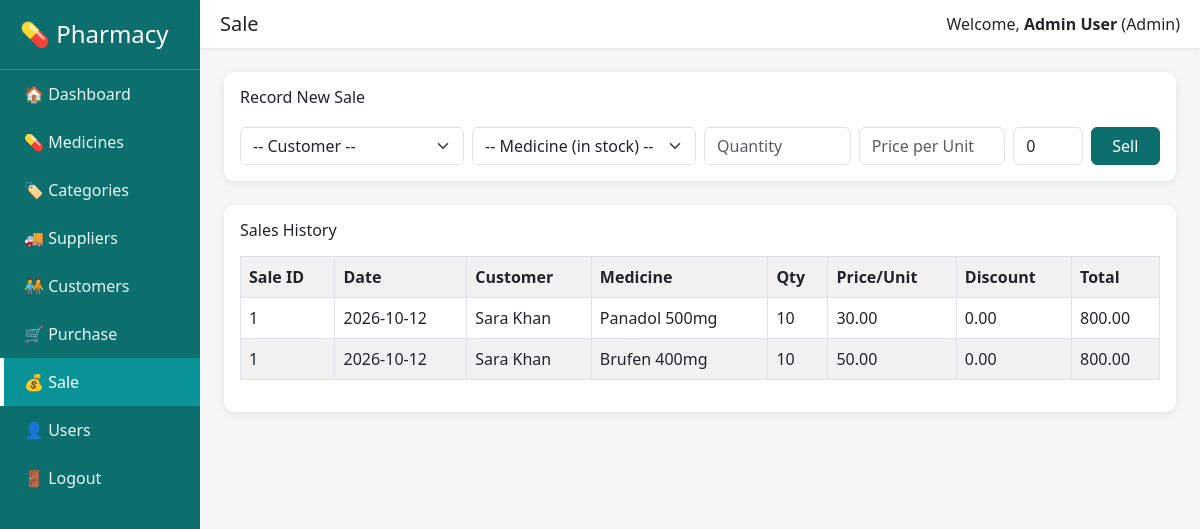
Page /sale.php (signed in) on the committed database.
### tables this page shows
CREATE TABLE sales (
    sale_id INT AUTO_INCREMENT PRIMARY KEY,
    customer_id INT,
    user_id INT,
    sale_date DATE NOT NULL,
    total_amount DECIMAL(12,2) NOT NULL DEFAULT 0,
    discount DECIMAL(10,2) DEFAULT 0,
    paid_amount DECIMAL(12,2) DEFAULT 0,
    created_at TIMESTAMP DEFAULT CURRENT_TIMESTAMP,
    FOREIGN KEY (customer_id) REFERENCES customers(customer_id) ON DELETE SET NULL,
    FOREIGN KEY (user_id) REFERENCES users(user_id)
);

CREATE TABLE customers (
    customer_id INT AUTO_INCREMENT PRIMARY KEY,
    customer_name VARCHAR(100) NOT NULL,
    contact_no VARCHAR(20),
    address VARCHAR(255),
    created_at TIMESTAMP DEFAULT CURRENT_TIMESTAMP
);

CREATE TABLE medicines (
    medicine_id INT AUTO_INCREMENT PRIMARY KEY,
    medicine_name VARCHAR(150) NOT NULL,
    category_id INT,
    supplier_id INT,
    batch_no VARCHAR(50),
    unit VARCHAR(30) DEFAULT 'Piece',
    purchase_price DECIMAL(10,2) NOT NULL DEFAULT 0,
    sale_price DECIMAL(10,2) NOT NULL DEFAULT 0,
    quantity INT NOT NULL DEFAULT 0,
    expiry_date DATE,
    created_at TIMESTAMP DEFAULT CURRENT_TIMESTAMP,
    FOREIGN KEY (category_id) REFERENCES categories(category_id) ON DELETE SET NULL,
    FOREIGN KEY (supplier_id) REFERENCES suppliers(supplier_id) ON DELETE SET NULL
);

CREATE TABLE sale_items (
    sale_item_id INT AUTO_INCREMENT PRIMARY KEY,
    sale_id INT NOT NULL,
    medicine_id INT NOT NULL,
    quantity INT NOT NULL,
    sale_price DECIMAL(10,2) NOT NULL,
    subtotal DECIMAL(12,2) NOT NULL,
    FOREIGN KEY (sale_id) REFERENCES sales(sale_id) ON DELETE CASCADE,
    FOREIGN KEY (medicine_id) REFERENCES medicines(medicine_id)
);

### sale.php (the view, shortened to what this page needs)
<?php
require "config.php";
$sales = $conn->query("SELECT s.sale_id, s.sale_date, c.customer_name, m.medicine_name,
                        si.quantity, si.sale_price, si.subtotal, s.discount, s.total_amount
                        FROM sales s
                        JOIN sale_items si ON s.sale_id = si.sale_id
                        LEFT JOIN customers c ON s.customer_id = c.customer_id
                        JOIN medicines m ON si.medicine_id = m.medicine_id
                        ORDER BY s.sale_id DESC");
?>
<!DOCTYPE html>
<html lang="en">
<head>
    <link href="https://cdn.jsdelivr.net/npm/bootstrap@5.3.0/dist/css/bootstrap.min.css" rel="stylesheet">
    <link href="style.css" rel="stylesheet">
</head>
<body>
<div class="row g-0">
    <?php include "includes/sidebar.php"; ?>
    <div class="col-md-10">
        <?php include "includes/topbar.php"; ?>
        <div class="p-4">
            <div class="card card-stat p-3 mb-4">
                <h6>Record New Sale</h6>
                <form method="POST" class="row g-2 mt-1">
                    <div class="col-md-3">
                        <select name="customer_id" class="form-select" required>
                            <option value="">-- Customer --</option>
                        </select>
                    </div>
                    <div class="col-md-3">
                        <select name="medicine_id" class="form-select" required>
                            <option value="">-- Medicine (in stock) --</option>
                        </select>
                    </div>
                    <div class="col-md-2">
                        <input type="number" name="quantity" class="form-control" placeholder="Quantity" required>
                    </div>
                    <div class="col-md-2">
                        <input type="number" step="0.01" name="sale_price" class="form-control" placeholder="Price per Unit" required>
                    </div>
                    <div class="col-md-1">
                        <input type="number" step="0.01" name="discount" class="form-control" placeholder="Discount" value="0">
                    </div>
                    <div class="col-md-1">
                        <button type="submit" name="add_sale" class="btn btn-success w-100">Sell</button>
                    </div>
                </form>
            </div>
            <div class="card card-stat p-3">
                <h6>Sales History</h6>
                <table class="table table-striped table-bordered mt-2">
                    <tr>
                        <th>Sale ID</th><th>Date</th><th>Customer</th><th>Medicine</th>
                        <th>Qty</th><th>Price/Unit</th><th>Discount</th><th>Total</th>
                    </tr>
                    <?php while ($row = $sales->fetch_assoc()): ?>
                    <tr>
                        <td><?php echo $row['sale_id']; ?></td>
                        <td><?php echo $row['sale_date']; ?></td>
                        <td><?php echo htmlspecialchars($row['customer_name'] ?? 'Walk-in'); ?></td>
                        <td><?php echo htmlspecialchars($row['medicine_name']); ?></td>
                        <td><?php echo $row['quantity']; ?></td>
                        <td><?php echo number_format($row['sale_price'],2); ?></td>
                        <td><?php echo number_format($row['discount'],2); ?></td>
                        <td><?php echo number_format($row['total_amount'],2); ?></td>
                    </tr>
                    <?php endwhile; ?>
                </table>
            </div>
        </div>
    </div>
</div>
</body>
</html>

### style.css (style rules this page uses)
body { background-color: #f4f7f6; font-family: 'Segoe UI', Arial, sans-serif; }
.card-stat { border: none; border-radius: 10px; box-shadow: 0 2px 8px rgba(0,0,0,0.08); }
.btn-success { background-color: #0d6e6e !important; border-color: #0d6e6e !important; }

### rows in the picture
sales: sale_id "1", sale_date "2026-10-12", customer.customer_name "Sara Khan", medicines.medicine_name "Panadol 500mg", sale_items.quantity "10", sale_items.sale_price "30.00", discount "0.00", total_amount "800.00", medicines.medicine_name "Brufen 400mg", sale_items.sale_price "50.00"

### other values in the picture
$page_title "Sale"
$_SESSION['full_name'] "Admin User"
$_SESSION['role'] "Admin"
